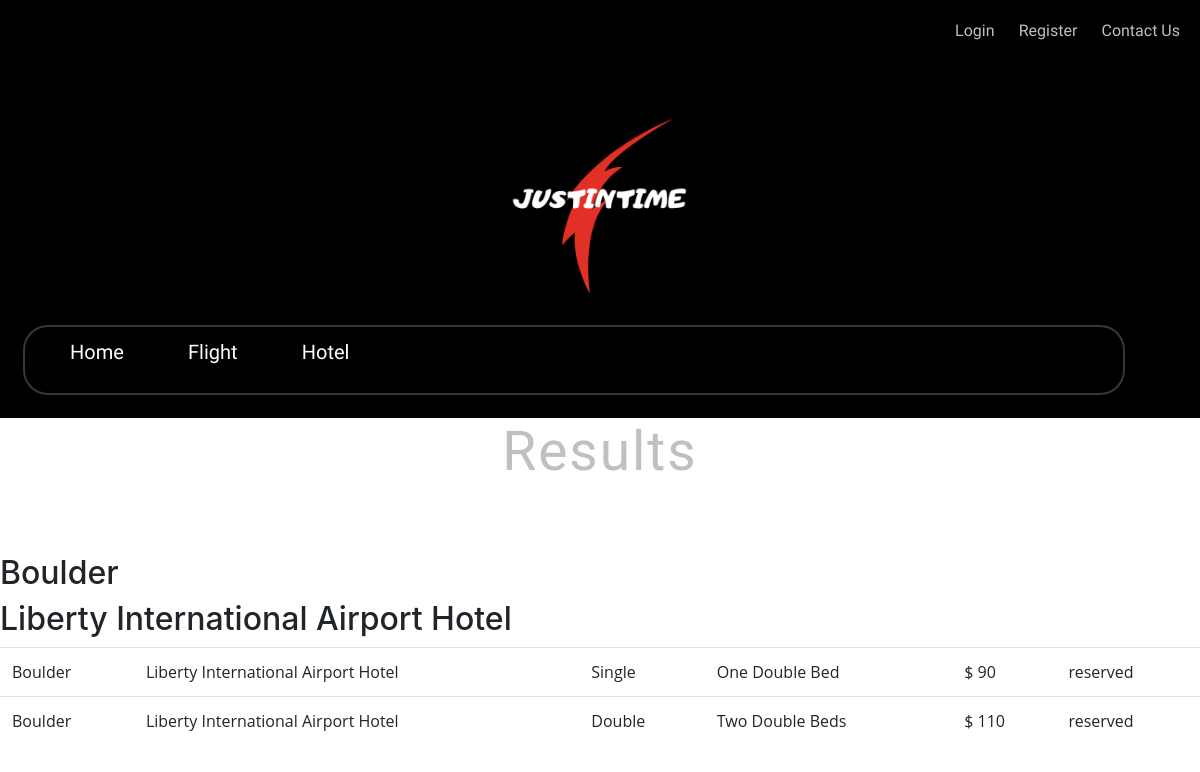
The app's page /hotel/booking/Boulder/Liberty International Airport Hotel with its own data.
### hotel/models.py (models this page shows, shortened)
class Room(models.Model):
    id = models.AutoField(auto_created=True, primary_key=True)
    city = models.CharField(max_length=30)
    name = models.CharField(max_length=80)
    type = models.CharField(max_length=30)
    beds = models.CharField(max_length = 100)
    price = models.PositiveSmallIntegerField(blank=True, default=None, null=True,)
    booker = models.ForeignKey(User, related_name='room_booker', blank=True, null=True, on_delete=models.CASCADE,)
    destription = models.TextField(blank=True, null=True)

### hotel/views.py (the view)
# urls.py: path("booking/<city>/<name>", views.booking, name="booking"),
def booking(request, city, name):
    db = Room.objects.filter(city=city, name=name)
    return render(request, "hotel/booking.html", {'db':db})

### templates/hotel/booking.html (shortened to what this page needs)
{% extends 'base.html' %}
{% load static %}
{% block content %}
<h1>Results</h1>
<h2>{{ db.first.city }}</h2>
<h2>{{ db.first.name }}</h2>
  <table class="table">
        <tbody>
            {% for h in db %}
              <tr>
                <td>{{h.city}}</td>
                <td>{{h.name}}</td>
                  <td>{{ h.type }}</td>
                  <td>{{ h.beds }}</td>
                  <td> $ {{ h.price }}</td>
                {% if h.booker %}
                    <td>reserved</td>
                {% else %}
                    <td><a href="/hotel/book/{{ h.id }}">Book Now</a></td>
                {% endif %}
              </tr>
            {% endfor %}
        </tbody>
  </table>
{% endblock %}

### static/css/style.css (style rules this page uses)
body, html { height: 100%; margin: 0; }
* { margin: 0; padding: 0; font-family: 'Open Sans', sans-serif; }
h1 { margin-bottom: 70px; font-size: 55px; font-family: 'Indie Flower', cursive; letter-spacing: 2px; text-align: center; color: #C0C0C0; }

### records on screen
Room: first.city "Boulder", first.name "Liberty International Airport Hotel", city "Boulder", name "Liberty International Airport Hotel", type "Single", beds "One Double Bed", price "90", shows "reserved"
Room: city "Boulder", name "Liberty International Airport Hotel", type "Double", beds "Two Double Beds", price "110", shows "reserved"
